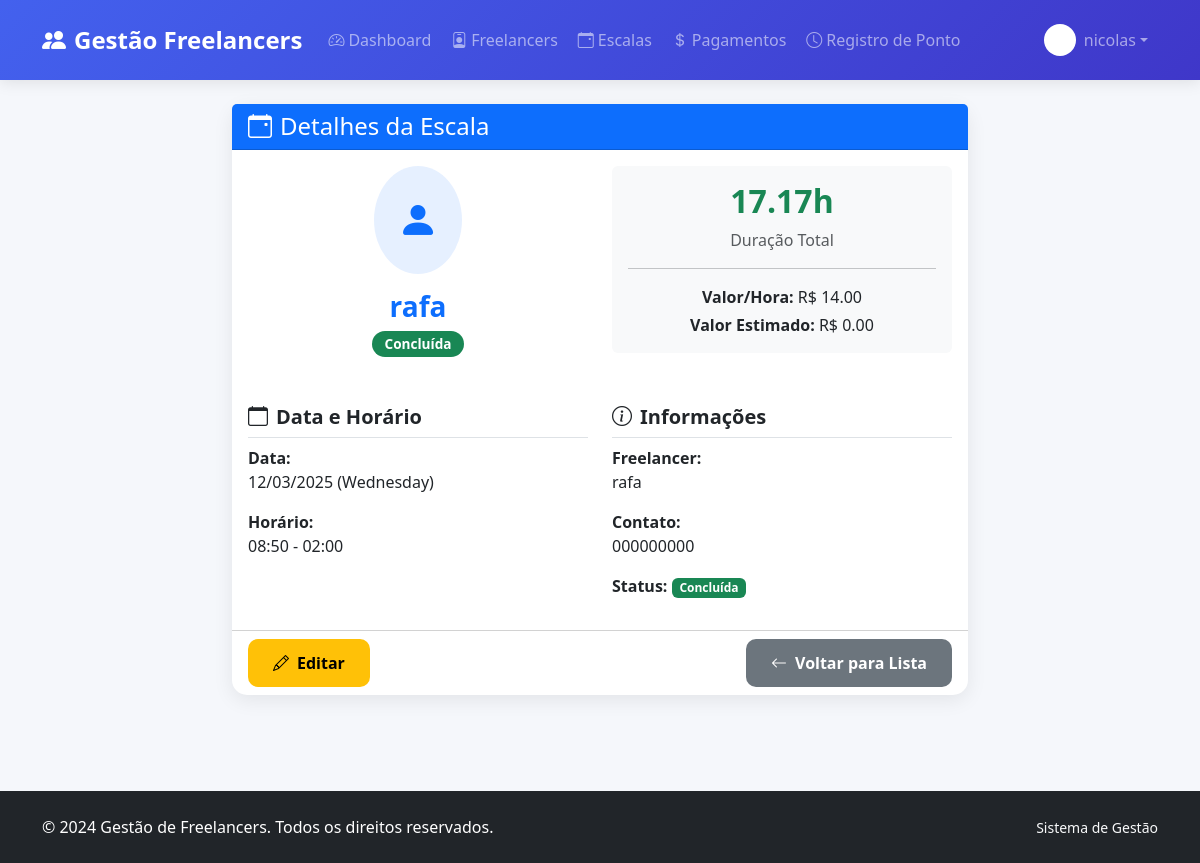
Screenshot of /escalas/1/visualizar/ (signed in) with the database file from the repository.
### escalas/models.py (models this page shows, shortened)
class Escala(models.Model):
    freelancer = models.ForeignKey(Freelancer, on_delete=models.CASCADE)
    data = models.DateField()
    horario_inicio = models.TimeField()
    horario_fim = models.TimeField()
    @property
    def duracao(self):
        inicio = datetime.combine(date.today(), self.horario_inicio)
        fim = datetime.combine(date.today(), self.horario_fim)
        if fim < inicio:
            fim = datetime.combine(date.today(), self.horario_fim)
            fim = fim.replace(day=fim.day + 1)
        diferenca = fim - inicio
        horas = diferenca.total_seconds() / 3600
        return round(horas, 2)
    @property
    def status(self):
        agora = datetime.now()
        data_hora_inicio = datetime.combine(self.data, self.horario_inicio)
        data_hora_fim = datetime.combine(self.data, self.horario_fim)
        if data_hora_fim < data_hora_inicio:
            data_hora_fim = data_hora_fim.replace(day=data_hora_fim.day + 1)
        if agora < data_hora_inicio:
            return "Agendada"
        elif data_hora_inicio <= agora <= data_hora_fim:
            return "Em Andamento"
        else:
            return "Concluída"

### freelancers/models.py (models this page shows, shortened)
class Freelancer(models.Model):
    STATUS_CHOICES = [
        ('ativo', 'Ativo'),
        ('inativo', 'Inativo'),
        ('licenca', 'Licença'),
    ]
    nome = models.CharField(max_length=100)
    cpf = models.CharField(max_length=14, unique=True)
    contato = models.CharField(max_length=50)
    valor_hora = models.DecimalField(max_digits=6, decimal_places=2)
    status = models.CharField(max_length=10, choices=STATUS_CHOICES, default='ativo')

### escalas/views.py (the view)
# urls.py: path('<int:escala_id>/visualizar/', views.visualizar_escala, name='visualizar_escala'),
@login_required
def visualizar_escala(request, escala_id):
    escala = get_object_or_404(Escala, id=escala_id)
    return render(request, "escalas/visualizar_escala.html", {
        "escala": escala
    })

### escalas/templates/escalas/visualizar_escala.html (shortened to what this page needs)
{% extends 'base.html' %}
{% block content %}
<div class="row justify-content-center">
    <div class="col-lg-8">
        <div class="card card-custom">
            <div class="card-header bg-primary text-white">
                <h4 class="card-title mb-0">
                    <i class="bi bi-calendar-event me-2"></i>Detalhes da Escala
                </h4>
            </div>
            <div class="card-body">
                <div class="row">
                    <div class="col-md-6 text-center mb-4">
                        <div class="bg-primary bg-opacity-10 rounded-circle d-inline-flex p-4 mb-3">
                            <i class="bi bi-person-fill text-primary fs-1"></i>
                        </div>
                        <h3 class="text-primary fw-bold">{{ escala.freelancer.nome }}</h3>
                        <span class="badge {% if escala.status == 'Concluída' %}bg-success{% elif escala.status == 'Em Andamento' %}bg-warning{% else %}bg-info{% endif %} status-badge">
                            {{ escala.status }}
                        </span>
                    </div>
                    <div class="col-md-6">
                        <div class="card bg-light border-0">
                            <div class="card-body text-center">
                                <h2 class="text-success fw-bold">{{ escala.duracao }}h</h2>
                                <p class="text-muted mb-0">Duração Total</p>
                                <hr>
                                <p class="mb-1"><strong>Valor/Hora:</strong> R$ {{ escala.freelancer.valor_hora }}</p>
                                <p class="mb-0"><strong>Valor Estimado:</strong> R$ {{ escala.valor_estimado|default:"0.00" }}</p>
                            </div>
                        </div>
                    </div>
                </div>
                <div class="row mt-4">
                    <div class="col-md-6">
                        <h5 class="fw-bold border-bottom pb-2">
                            <i class="bi bi-calendar me-2"></i>Data e Horário
                        </h5>
                        <div class="mb-3">
                            <strong>Data:</strong>
                            <p class="text-dark">{{ escala.data|date:"d/m/Y" }} ({{ escala.data|date:"l" }})</p>
                        </div>
                        <div class="mb-3">
                            <strong>Horário:</strong>
                            <p class="text-dark">{{ escala.horario_inicio|time:"H:i" }} - {{ escala.horario_fim|time:"H:i" }}</p>
                        </div>
                    </div>
                    <div class="col-md-6">
                        <h5 class="fw-bold border-bottom pb-2">
                            <i class="bi bi-info-circle me-2"></i>Informações
                        </h5>
                        <div class="mb-3">
                            <strong>Freelancer:</strong>
                            <p class="text-dark">{{ escala.freelancer.nome }}</p>
                        </div>
                        <div class="mb-3">
                            <strong>Contato:</strong>
                            <p class="text-dark">{{ escala.freelancer.contato }}</p>
                        </div>
                        <div class="mb-3">
                            <strong>Status:</strong>
                            <span class="badge {% if escala.status == 'Concluída' %}bg-success{% elif escala.status == 'Em Andamento' %}bg-warning{% else %}bg-info{% endif %}">
                                {{ escala.status }}
                            </span>
                        </div>
                    </div>
                </div>
            </div>
            <div class="card-footer bg-transparent">
                <div class="d-flex gap-2">
                    <a href="{% url 'editar_escala' escala.id %}" class="btn btn-warning btn-custom">
                        <i class="bi bi-pencil me-2"></i>Editar
                    </a>
                    <a href="{% url 'listar_escalas' %}" class="btn btn-secondary btn-custom ms-auto">
                        <i class="bi bi-arrow-left me-2"></i>Voltar para Lista
                    </a>
                </div>
            </div>
        </div>
    </div>
</div>
{% endblock %}

### templates/base.html (shortened to what this page needs)
<!DOCTYPE html>
<html lang="pt-br">
<head>
    <link href="https://cdn.jsdelivr.net/npm/bootstrap@5.3.1/dist/css/bootstrap.min.css" rel="stylesheet">
    <link rel="stylesheet" href="https://cdn.jsdelivr.net/npm/bootstrap-icons@1.10.0/font/bootstrap-icons.css">
</head>
<body>
    <nav class="navbar navbar-expand-lg navbar-dark navbar-custom">
        <div class="container">
            <a class="navbar-brand fw-bold" href="{% url 'dashboard' %}">
                <i class="bi bi-people-fill me-2"></i>Gestão Freelancers
            </a>
            <div class="collapse navbar-collapse" id="navbarNav">
                <ul class="navbar-nav me-auto">
                    {% if user.is_authenticated %}
                    <li class="nav-item">
                        <a class="nav-link" href="{% url 'dashboard' %}">
                            <i class="bi bi-speedometer2 me-1"></i>Dashboard
                        </a>
                    </li>
                    <li class="nav-item">
                        <a class="nav-link" href="{% url 'listar_freelancers' %}">
                            <i class="bi bi-person-badge me-1"></i>Freelancers
                        </a>
                    </li>
                    <li class="nav-item">
                        <a class="nav-link" href="{% url 'listar_escalas' %}">
                            <i class="bi bi-calendar-event me-1"></i>Escalas
                        </a>
                    </li>
                    <li class="nav-item">
                        <a class="nav-link" href="{% url 'listar_pagamentos' %}">
                            <i class="bi bi-currency-dollar me-1"></i>Pagamentos
                        </a>
                    </li>
                    <li class="nav-item">
                        <a class="nav-link" href="{% url 'listar_pontos' 1 %}">
                            <i class="bi bi-clock me-1"></i>Registro de Ponto
                        </a>
                    </li>
                    {% endif %}
                </ul>
                <ul class="navbar-nav ms-auto">
                    {% if user.is_authenticated %}
                    <li class="nav-item dropdown">
                        <a class="nav-link dropdown-toggle d-flex align-items-center" href="#" role="button" data-bs-toggle="dropdown">
                            <div class="bg-white bg-opacity-20 rounded-circle d-flex align-items-center justify-content-center me-2" style="width: 32px; height: 32px;">
                                <i class="bi bi-person-fill text-white"></i>
                            </div>
                            <span>{{ user.username }}</span>
                        </a>
                    </li>
                    {% else %}
                    <li class="nav-item">
                        <a class="nav-link" href="{% url 'login' %}">
                            <i class="bi bi-box-arrow-in-right me-1"></i>Entrar
                        </a>
                    </li>
                    {% endif %}
                </ul>
            </div>
        </div>
    </nav>
    <main class="main-content">
        <div class="container py-4">
            {% block content %}
            {% endblock %}
        </div>
    </main>
    <footer class="bg-dark text-white py-4 mt-5">
        <div class="container">
            <div class="row align-items-center">
                <div class="col-md-6">
                    <p class="mb-0">&copy; 2024 Gestão de Freelancers. Todos os direitos reservados.</p>
                </div>
                <div class="col-md-6 text-md-end">
                    <small class="text-light">Sistema de Gestão</small>
                </div>
            </div>
        </div>
    </footer>
</body>
</html>

### templates/base.html (style rules this page uses)
:root { --primary-color: #4361ee; --secondary-color: #3f37c9; --success-color: #4cc9f0; --light-bg: #f8f9fa; }
body { background-color: #f5f7fb; font-family: 'Segoe UI', Tahoma, Geneva, Verdana, sans-serif; padding-top: 0; }
.navbar-custom { background: linear-gradient(135deg, var(--primary-color), var(--secondary-color)); box-shadow: 0 2px 15px rgba(0,0,0,0.1); padding: 1rem 0; }
.card-custom { border: none; border-radius: 15px; box-shadow: 0 5px 20px rgba(0,0,0,0.08); transition: transform 0.3s ease, box-shadow 0.3s ease; margin-bottom: 1.5rem; }
.btn-custom { border-radius: 10px; font-weight: 600; padding: 12px 25px; transition: all 0.3s ease; border: none; }
.status-badge { padding: 6px 12px; border-radius: 20px; font-size: 0.85em; font-weight: 600; }
.navbar-brand { font-weight: 700; font-size: 1.5rem; }
.nav-link { font-weight: 500; border-radius: 8px; margin: 0 2px; transition: all 0.3s ease; }

### rows the page displays
Escala: freelancer.nome "rafa", status "Concluída", duracao "17.17", freelancer.valor_hora "14.00", data "12/03/2025", data "Wednesday", horario_inicio "08:50", horario_fim "02:00", freelancer.contato "000000000"

### other values shown
{{ user.username }} "nicolas"
{{ escala.valor_estimado|default:"0.00" }} "0.00"
